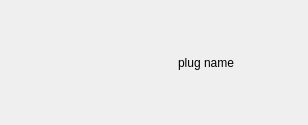
<?xml version="1.0" encoding="UTF-8"?>
<ui version="4.0">
 <class>KnobBaseWidget</class>
 <widget class="QWidget" name="KnobBaseWidget">
  <property name="geometry">
   <rect>
    <x>0</x>
    <y>0</y>
    <width>308</width>
    <height>125</height>
   </rect>
  </property>
  <property name="sizePolicy">
   <sizepolicy hsizetype="Preferred" vsizetype="Minimum">
    <horstretch>0</horstretch>
    <verstretch>0</verstretch>
   </sizepolicy>
  </property>
  <property name="windowTitle">
   <string>Form</string>
  </property>
  <property name="styleSheet">
   <string notr="true"/>
  </property>
  <layout class="QHBoxLayout" name="horizontalLayoutKnob">
   <property name="spacing">
    <number>3</number>
   </property>
   <property name="margin">
    <number>0</number>
   </property>
   <item>
    <widget class="QWidget" name="widgetPlugName" native="true">
     <property name="sizePolicy">
      <sizepolicy hsizetype="Preferred" vsizetype="Minimum">
       <horstretch>0</horstretch>
       <verstretch>0</verstretch>
      </sizepolicy>
     </property>
     <property name="minimumSize">
      <size>
       <width>160</width>
       <height>0</height>
      </size>
     </property>
     <property name="maximumSize">
      <size>
       <width>100</width>
       <height>16777215</height>
      </size>
     </property>
     <layout class="QHBoxLayout" name="horizontalLayout">
      <property name="spacing">
       <number>0</number>
      </property>
      <property name="margin">
       <number>0</number>
      </property>
      <item>
       <layout class="QVBoxLayout" name="verticalLayout">
        <property name="spacing">
         <number>0</number>
        </property>
        <item>
         <layout class="QHBoxLayout" name="horizontalLayoutPlugName">
          <property name="spacing">
           <number>12</number>
          </property>
          <item>
           <spacer name="horizontalSpacer">
            <property name="orientation">
             <enum>Qt::Horizontal</enum>
            </property>
            <property name="sizeHint" stdset="0">
             <size>
              <width>40</width>
              <height>0</height>
             </size>
            </property>
           </spacer>
          </item>
          <item>
           <widget class="QLabel" name="labelPlugName">
            <property name="sizePolicy">
             <sizepolicy hsizetype="Preferred" vsizetype="Minimum">
              <horstretch>0</horstretch>
              <verstretch>0</verstretch>
             </sizepolicy>
            </property>
            <property name="font">
             <font>
              <pointsize>9</pointsize>
             </font>
            </property>
            <property name="text">
             <string>plug name</string>
            </property>
           </widget>
          </item>
         </layout>
        </item>
       </layout>
      </item>
     </layout>
    </widget>
   </item>
  </layout>
 </widget>
 <resources/>
 <connections/>
</ui>
